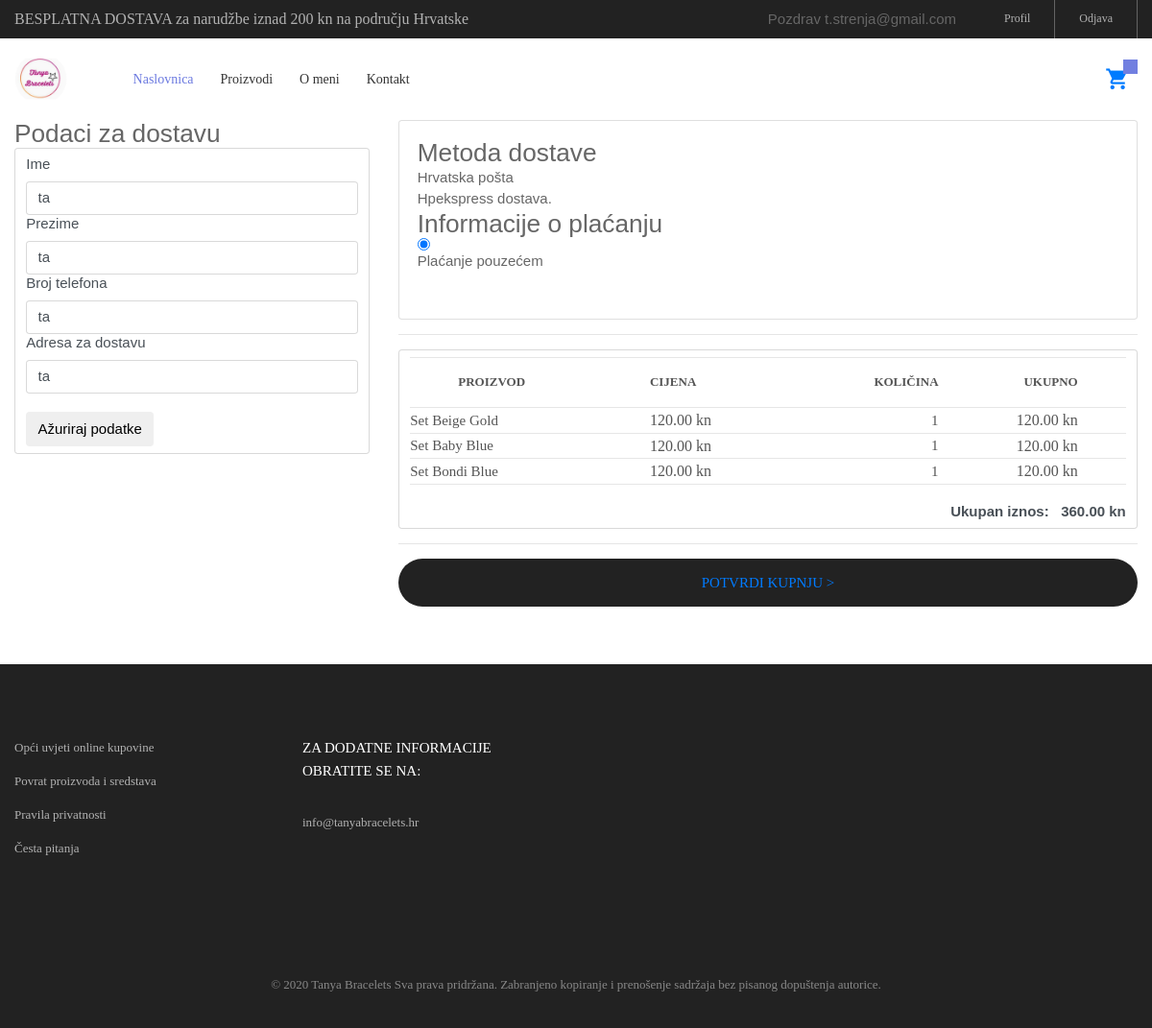
Page /order (signed in) on the committed database.
### main.py (models this page shows, shortened)
class Customer (UserMixin, db.Model):
   __tablename__= "customer"
   id = db.Column(db.Integer, primary_key=True)
   name = db.Column(db.String(100), nullable=False)
   surname = db.Column(db.String(100), nullable=False)
   email = db.Column(db.String, nullable=False)
   password = db.Column(db.Integer, nullable=False)
   telephone = db.Column(db.String, nullable=False)
   address = db.Column(db.String(200))
   shopping_cart = db.relationship('Shopping_cart', backref='customer', uselist=False)

class Shopping_cart(db.Model):
   __tablename__= "shopping_cart"
   id = db.Column(db.Integer, primary_key=True)
   quantity = db.Column(db.Integer, nullable=False)
   customer_id = db.Column(db.Integer, db.ForeignKey('customer.id'), nullable=False)
   product_id = db.Column(db.Integer, db.ForeignKey('product.id'), nullable=False,)

class Product(db.Model):
   __tablename__= "product"
   id = db.Column(db.Integer, primary_key=True)
   name = db.Column(db.String, unique=True, nullable=False)
   web_name = db.Column(db.String, unique=True)
   category_id = db.Column(db.Integer, db.ForeignKey('category.id'), nullable=True)
   price = db.Column(db.Numeric(3,2), nullable=False)
   image = db.Column(db.String, nullable=False)
   images = db.relationship('ProductImage', backref='product')
   shopping_cart = db.relationship('Shopping_cart', backref='product',)

### main.py (the view)
@app.route('/order', methods=['GET','POST'])
@login_required
def order():
   result= db.session.query(Shopping_cart).join(Product).filter(Shopping_cart.customer_id==current_user.id).all()
   total_amount= 0
   if result  != None:
      for i in result:
         total_amount= total_amount+(i.quantity*i.product.price)
   form = EditProfileForm()
   if form.validate_on_submit():
      current_user.name= form.name.data
      current_user.surname = form.surname.data
      current_user.telephone = form.telephone.data
      current_user.address = form.address.data
      db.session.add(current_user._get_current_object())
      db.session.commit()
      return render_template('order.html', title='Podaci za dostavu', form=form, result=result, total_amount=total_amount)
   elif request.method == 'GET':
      form.name.data = current_user.name
      form.surname.data = current_user.surname
      form.telephone.data = current_user.telephone
      form.address.data = current_user.address
   return render_template('order.html', form=form, result=result, total_amount=total_amount)

### main.py
class EditProfileForm(FlaskForm):
   name = StringField('Ime')
   surname = StringField('Prezime')
   telephone =StringField('Broj telefona')
   address = StringField('Adresa za dostavu')
   submit = SubmitField('Ažuriraj podatke')

### main.py (called while the page is built)
@login.user_loader
def load_user(id):
    return Customer.query.get(int(id))

### templates/order.html (shortened to what this page needs)
{% extends "base.html" %}
{% block body %}
<body class="animsition">
		<section class="sec-product-detail bg0 p-t-65 p-b-60">
			<div class="container">
			<div class="row" style="margin-top: 20px;">
				{% if result %}
				<div class="col-sm-4 ">
					<h3>Podaci za dostavu</h3>
					<div class="form-control">
					<form action="order" method="POST" >
						<ul class="lista">
								<li>
									{{ form.name.label }}
									{{ form.name(class="form-control"  )}}
								</li>
								<li>
									{{ form.surname.label }}
									{{ form.surname(class="form-control"  )}}
								</li>
								<li>
									{{ form.telephone.label }}
									{{ form.telephone(class="form-control"  )}}
								</li>
								<li>
									{{ form.address.label }}
									{{ form.address(class="form-control"  ) }}
								</li>
						</ul>
					<button type="submit">{{ form.submit(class='btn btn-default ') }}</button>
					</form>
			</div></div>
			<div class="col-sm-8">
				<div class="card">
					<div class="card-body">
						<h3>Metoda dostave</h3>
						<p>Hrvatska pošta<br>Hpekspress dostava.
						</p>
						<h3>Informacije o plaćanju</h3>
						<input type="radio" id="" name="" value="cashondelivery" checked>
						<label for="male">Plaćanje pouzećem</label><br>
					</div>
				</div>
				<hr/>
				<div class="form-control">
				<table class="table-shopping-cart">
					<tr class="table_head">
						<th class="column-1">Proizvod</th>
						<th class="column-3">Cijena</th>
						<th class="column-4">Količina</th>
						<th class="column-5">Ukupno</th>
					</tr>
					{% for i in result %}
					{% set total = i.quantity * i.product.price %}
					<tr class="">
						<td class="column-2">{{i.product.web_name}}</td>
						<td class="column-3">{{'%0.2f'| format(i.product.price|float)}} kn</td>
						<td class="column-4">{{i.quantity}}
						</td>
						<td class="column-5">{{'%0.2f'| format(total|float)}} kn</td>
					</tr>
					{% endfor %}
				</table>
				<p style="float: right;font-weight: bold;">Ukupan iznos: &nbsp;&nbsp;{{'%0.2f'| format(total_amount|float)}} kn</p>
	</div>
		<hr/>
				<button class="flex-c-m stext-101 cl0 size-116 bg3 bor14 hov-btn3 p-lr-15 trans-04 pointer">
					<a href="/order_complete">POTVRDI KUPNJU ></a>
				</button>
			</div>
			{% else %}
			<div class="col-sm-12">
			</br>
			<p>Poštovani, Vaša narudžba je zaprimljena. Hvala na kupnji.</p>
		</div>
		{% endif %}
			</div>
			</div>
			</section>
{%  endblock %}

### templates/base.html (shortened to what this page needs)
<!DOCTYPE html>
<html lang="en">
<html>
  <head>
    {% block head %}
    <link rel="stylesheet" type="text/css" href="/static/vendor/bootstrap/css/bootstrap.min.css">
    <link rel="stylesheet" type="text/css" href="/static/fonts/font-awesome-4.7.0/css/font-awesome.min.css">
    <link rel="stylesheet" type="text/css" href="/static/fonts/iconic/css/material-design-iconic-font.min.css">
    <link rel="stylesheet" type="text/css" href="/static/fonts/linearicons-v1.0.0/icon-font.min.css">
    <link rel="stylesheet" type="text/css" href="/static/vendor/animate/animate.css">
    <link rel="stylesheet" type="text/css" href="/static/vendor/css-hamburgers/hamburgers.min.css">
    <link rel="stylesheet" type="text/css" href="/static/vendor/animsition/css/animsition.min.css">
    <link rel="stylesheet" type="text/css" href="/static/vendor/select2/select2.min.css">
    <link rel="stylesheet" type="text/css" href="/static/vendor/daterangepicker/daterangepicker.css">
    <link rel="stylesheet" type="text/css" href="/static/vendor/slick/slick.css">
    <link rel="stylesheet" type="text/css" href="/static/vendor/MagnificPopup/magnific-popup.css">
    <link rel="stylesheet" type="text/css" href="/static/vendor/perfect-scrollbar/perfect-scrollbar.css">
    <link rel="stylesheet" type="text/css" href="/static/css/util.css">
    <link rel="stylesheet" type="text/css" href="/static/css/main.css">
    {% endblock %}
  </head>
<body>
    <body class="animsition">
      <header>
        <div class="container-menu-desktop">
          <div class="top-bar">
            <div class="content-topbar flex-sb-m h-full container">
              <div class="left-top-bar" style="font-size: medium;">
                BESPLATNA DOSTAVA za narudžbe iznad 200 kn na području Hrvatske
              </div>
              {% if current_user.email %}
              <div class="right-top-bar flex-w h-full">
                <div class="flex-c-m trans-04 p-lr-25">
                 Pozdrav {{ current_user.email}}
                </div>
                <a href="{{ url_for('profile', email=current_user.email) }} " class="flex-c-m trans-04 p-lr-25">
                  Profil
                </a>
                <a href="/logout" class="flex-c-m trans-04 p-lr-25">
                  Odjava
                </a>
              </div>
                {% endif %}
            </div>
          </div>
          <div class="wrap-menu-desktop">
            <nav class="limiter-menu-desktop container">
              <a href="#" class="logo">
                <img src="/static/images/icons/logoIcon.png" alt="IMG-LOGO">
              </a>
              <div class="menu-desktop">
                <ul class="main-menu">
                  <li class="active-menu">
                    <a href="/">Naslovnica</a>
                  </li>
                  <li>
                    <a href="/product">Proizvodi</a>
                  </li>
                  <li>
                    <a href="/about">O meni</a>
                  </li>
                  <li>
                    <a href="/contact">Kontakt</a>
                  </li>
                </ul>
              </div>
              <div class="wrap-icon-header flex-w flex-r-m">
    {% set count= session["cartQuantity"] %}
                <div class="icon-header-item cl2 hov-cl1 trans-04 p-l-22 p-r-11 icon-header-noti js-show-cart" data-notify="{{count}}">
                <a href="/shopping_cart" ><i class="zmdi zmdi-shopping-cart"></i></a>
                </div>
              </div>
            </nav>
          </div>
        </div>
      </header>
        {% block body %}
        {% endblock %}
    {% block footer  %}
    <footer class="bg3 p-t-75 p-b-32">
      <div class="container">
        <div class="row">
          <div class="col-sm-6 col-lg-3 p-b-50">
            <ul>
              <li class="p-b-10">
                <a href="#" class="stext-107 cl7 hov-cl1 trans-04">
                  Opći uvjeti online kupovine
                </a>
              </li>
              <li class="p-b-10">
                <a href="#" class="stext-107 cl7 hov-cl1 trans-04">
                  Povrat proizvoda i sredstava
                </a>
              </li>
              <li class="p-b-10">
                <a href="#" class="stext-107 cl7 hov-cl1 trans-04">
                  Pravila privatnosti
                </a>
              </li>
              <li class="p-b-10">
                <a href="#" class="stext-107 cl7 hov-cl1 trans-04">
                  Česta pitanja
                </a>
              </li>
            </ul>
          </div>
          <div class="col-sm-6 col-lg-3 p-b-50">
            <h4 class="stext-301 cl0 p-b-30">
              Za dodatne informacije obratite se na:
            </h4>
            <p class="stext-107 cl7 size-201">
              info@tanyabracelets.hr
            </p>
            <div class="p-t-27">
              <a href="https://www.facebook.com/TanyaBracelets1" class="fs-18 cl7 hov-cl1 trans-04 m-r-16">
                <i class="fa fa-facebook"></i>
              </a>
              <a href="https://www.instagram.com/_tanya_bracelets_/?hl=hr" class="fs-18 cl7 hov-cl1 trans-04 m-r-16">
                <i class="fa fa-instagram"></i>
              </a>
            </div>
          </div>
        </div>
        <div class="p-t-40">
          <p class="stext-107 cl6 txt-center">
            © 2020 Tanya Bracelets
            Sva prava pridržana. Zabranjeno kopiranje i prenošenje sadržaja bez pisanog dopuštenja autorice.
          </p>
        </div>
      </div>
    </footer>
   {% endblock %}
</body>
</html>

### static/css/main.css (style rules this page uses)
.container { max-width: 1380px; }
@media (max-width: 1600px) { .container { max-width: 1200px; } }
.container-menu-desktop { height: auto; width: 100%; position: relative; -webkit-transition: all 0.3s; -o-transition: all 0.3s; -moz-transition: all 0.3s; transition: all 0.3s; }
.top-bar { height: 40px; background-color: #222; }
.left-top-bar { font-family: Poppins-Regular; font-size: 12px; line-height: 1.8; color: #b2b2b2; }
.right-top-bar a { font-family: Poppins-Regular; font-size: 12px; line-height: 1.8; height: 100%; color: #b2b2b2; border-right: 1px solid rgba(255,255,255,0.3); }
.wrap-menu-desktop { position: fixed; z-index: 1100; background-color: transparent; width: 100%; height: 84px; top: 40px; left: 0px; -webkit-transition: height 0.3s, background-color 0.3s; -o-transition: height 0.3s, background-color 0.3s; -moz-transition: height 0.3s, background-color 0.3s; transition: height 0.3s, background-color 0.3s; }
.limiter-menu-desktop { height: 100%; display: -webkit-box; display: -webkit-flex; display: -moz-box; display: -ms-flexbox; display: flex; align-items: center; background-color: transparent; }
.logo { display: -webkit-box; display: -webkit-flex; display: -moz-box; display: -ms-flexbox; display: flex; align-items: center; height: 65%; margin-right: 55px; }
.logo img { max-width: 100%; max-height: 100%; }
.menu-desktop { display: -webkit-box; display: -webkit-flex; display: -moz-box; display: -ms-flexbox; display: flex; align-items: center; height: 100%; }
.main-menu { list-style-type: none; margin: 0; display: -webkit-box; display: -webkit-flex; display: -moz-box; display: -ms-flexbox; display: flex; align-items: center; }
.main-menu > li { display: block; position: relative; padding: 20px 10px 20px 0px; margin: 0px 4px 0px 14px; }
.main-menu > li > a { font-family: Poppins-Medium; font-size: 14px; color: #333; padding: 5px 0px; transition: all 0.4s; -webkit-transition: all 0.4s; -o-transition: all 0.4s; -moz-transition: all 0.4s; }
.wrap-icon-header { flex-grow: 1; }
.icon-header-item { position: relative; font-size: 26px; line-height: 1; cursor: pointer; }
.icon-header-noti::after { content: attr(data-notify); font-family: Poppins-Regular; font-size: 12px; color: #fff; line-height: 15px; text-align: center; display: block; position: absolute; top: -7px; right: 0; min-width: 15px; height: 15px; padding: 0 3px; background-color: #717fe0; }
.main-menu > li.active-menu > a { color: #6c7ae0; }
.table-shopping-cart { border-collapse: collapse; width: 100%; min-width: 680px; }
.table-shopping-cart tr { border-top: 1px solid #e6e6e6; border-bottom: 1px solid #e6e6e6; }
.table-shopping-cart .column-1 { width: 133px; padding-left: 50px; }
.table-shopping-cart .column-2 { width: 220px; font-size: 15px; }
.table-shopping-cart .column-3 { width: 120px; font-size: 16px; }
.table-shopping-cart .column-4 { width: 145px; text-align: right; }
.table-shopping-cart .column-5 { width: 172px; padding-right: 50px; text-align: right; font-size: 16px; }
.table-shopping-cart .table_head th { font-family: Poppins-Bold; font-size: 13px; color: #555; text-transform: uppercase; line-height: 1.6; padding-top: 15px; padding-bottom: 15px; }
.table-shopping-cart td { font-family: Poppins-Regular; color: #555; line-height: 1.6; }
.cl0 { color: #fff; }
.cl2 { color: #333; }
.cl6 { color: #888; }
.cl7 { color: #b2b2b2; }
.stext-101 { font-family: Poppins-Medium; font-size: 15px; line-height: 1.466667; text-transform: uppercase; }
.stext-107 { font-family: Poppins-Regular; font-size: 13px; line-height: 1.923; }
.stext-301 { font-family: Montserrat-Bold; font-size: 15px; line-height: 1.6; text-transform: uppercase; }
.size-116 { width: 100%; height: 50px; }
.size-201 { max-width: 270px; }
.bg0 { background-color: #fff; }
.bg3 { background-color: #222; }
.bor14 { border-radius: 25px; }

### rows in the picture
Customer: email "t.strenja@gmail.com", name "ta", surname "ta", telephone "ta", address "ta"
Shopping_cart: product.web_name "Set Beige Gold", quantity "1", total "120.00"
Product: product.price "120.00"
Shopping_cart: product.web_name "Set Baby Blue", quantity "1", total "120.00"
Product: product.price "120.00"
Shopping_cart: product.web_name "Set Bondi Blue", quantity "1", total "120.00"
Product: product.price "120.00"

### other values in the picture
{{ '%0.2f'| format(total_amount|float) }} "360.00"
